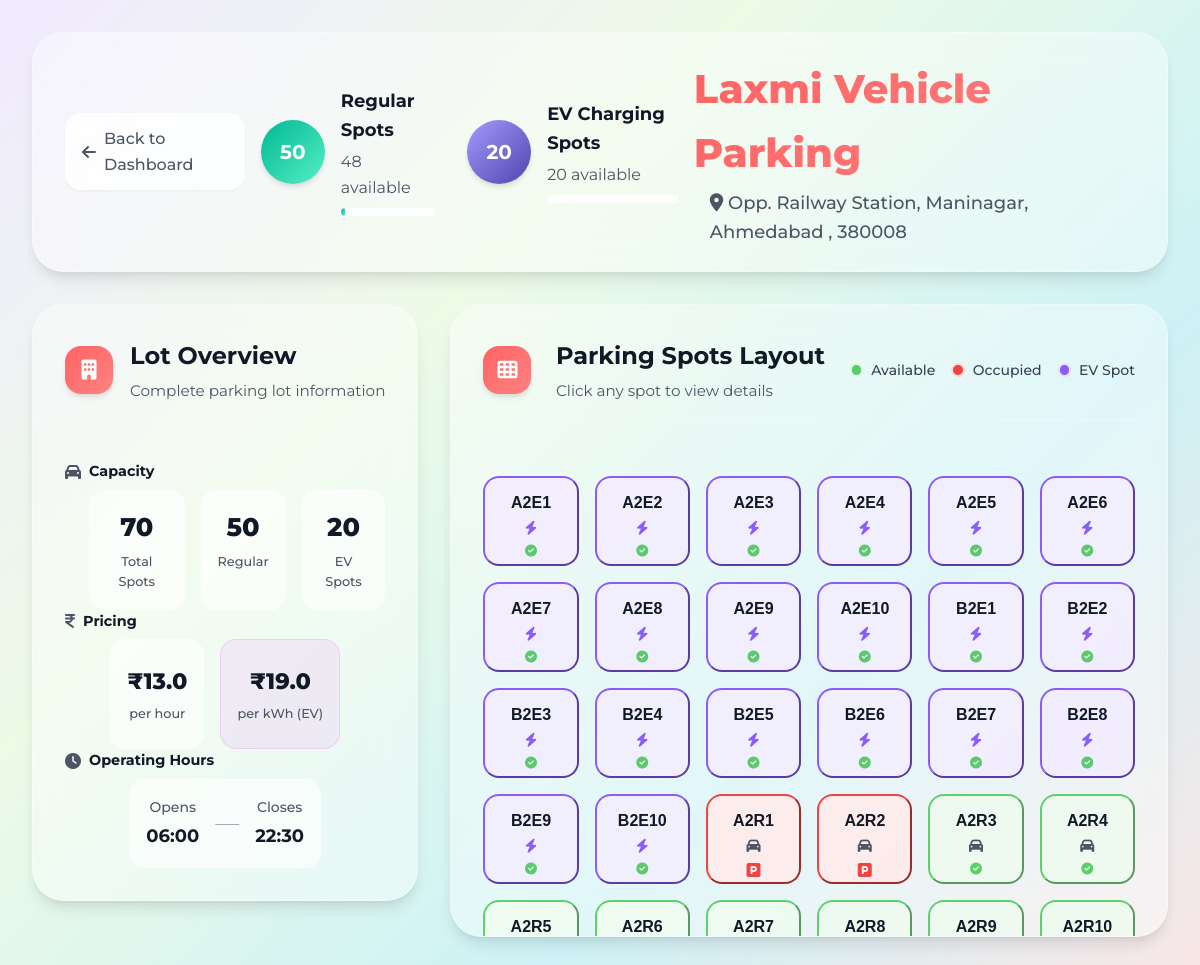
The app's page /view_details?lot_id=2 (signed in), older data.
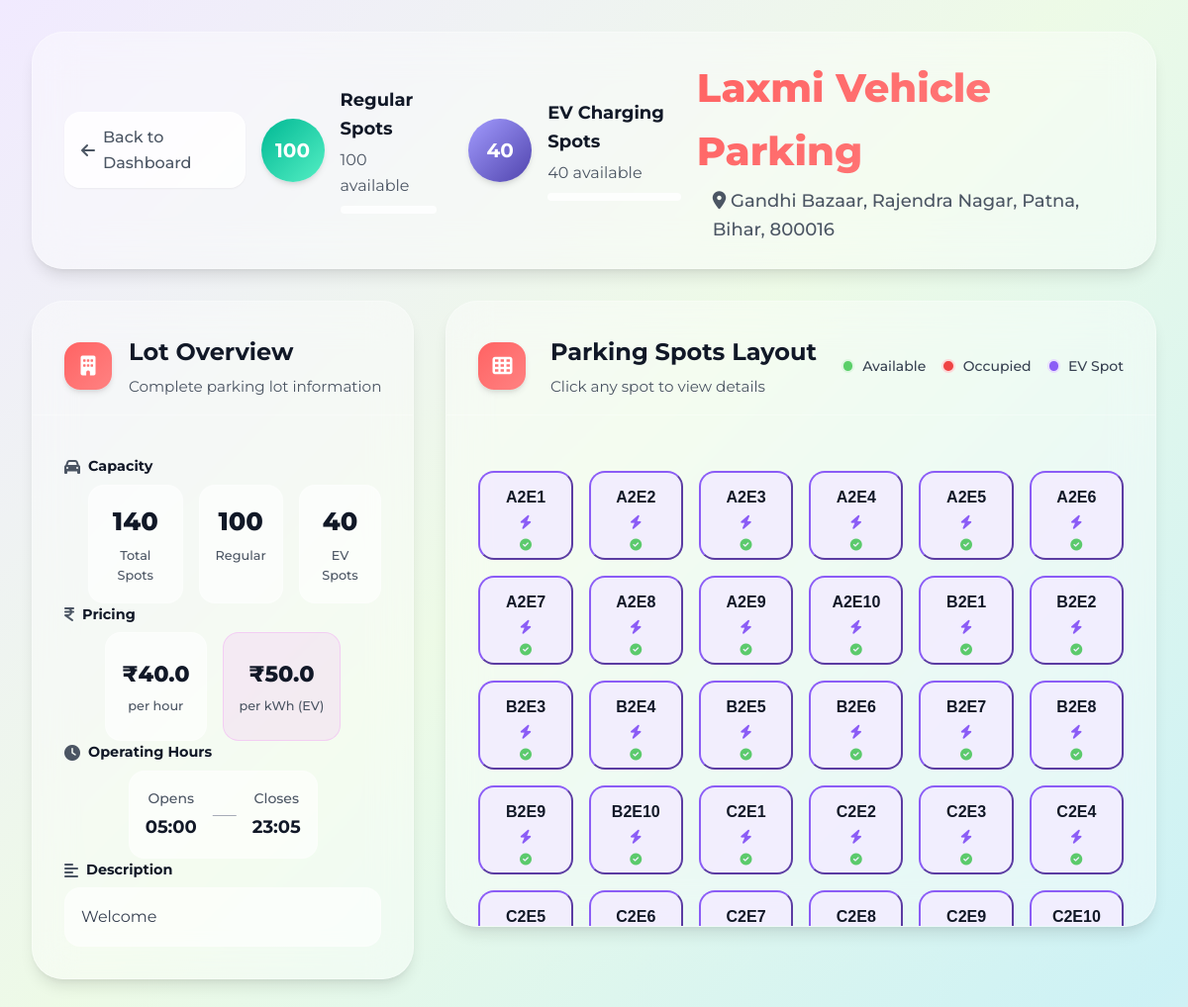
The same page, newer data.
### models/parking_lot.py (models this page shows, shortened)
class ParkingLot(db.Model):
    __tablename__ = 'parking_lots'
    id = db.Column(db.Integer, primary_key=True)
    name= db.Column(db.String(80), unique=True, nullable=False)
    address = db.Column(db.String(200), nullable=False)
    pincode = db.Column(db.String(10), nullable=False)
    hourly_rate = db.Column(db.Float, nullable=False)
    total_spots = db.Column(db.Integer, nullable=False)
    occupied_regular_spots = db.Column(db.Integer, default=0)
    occupied_ev_spots = db.Column(db.Integer, default=0)
    ev_spots = db.Column(db.Integer, default=0)
    ev_charging_rate = db.Column(db.Float, nullable=True)
    opening_time = db.Column(db.String(10), nullable=True)
    closing_time = db.Column(db.String(10), nullable=True)
    is_24_hours = db.Column(db.Boolean, default=False)
    description = db.Column(db.String(200), nullable=True)

### models/parking_spot.py (models this page shows, shortened)
class ParkingSpot(db.Model):
    __tablename__ = 'parking_spots'
    id=db.Column(db.Integer, primary_key=True)
    lot_id=db.Column(db.Integer, db.ForeignKey('parking_lots.id'), nullable=False)
    spot_number=db.Column(db.String(50), nullable=False)
    is_ev_spot=db.Column(db.Boolean, default=False)
    status=db.Column(db.String(50), default='available')

### routes/parking.py (the view)
@parking_bp.route('/view_details',methods=['POST','GET'])
@login_required
@admin_required
def view_details():
    lot_id=request.args.get('lot_id')
    spot_id=request.args.get('spot_id')
    spot=ParkingSpot.query.get(spot_id)
    booking=Booking.query.filter_by(spot_id=spot_id).first()
    end_time=None
    user=None
    vehicle=None
    if booking:
        user=User.query.get(booking.user_id)
        vehicle=Vehicle.query.get(booking.vehicle_id)
        end_time=booking.start_time + timedelta(hours=booking.duration)
    if request.method=='POST':
        lot_id=request.form.get('lot_id')
    lot=ParkingLot.query.get(lot_id)
    spots=ParkingSpot.query.filter_by(lot_id=lot_id)
    return render_template('parking_lot_details.html',lot=lot,spots=spots,spot=spot,user=user,vehicle=vehicle,end_time=end_time,booking=booking)

### Templates/parking_lot_details.html (shortened to what the changed rows need)
{%extends "base.html" %}
{%block style%}
<link rel="stylesheet" href="{{url_for('static',filename='css/parking_lot_details.css')}}">
<link rel="stylesheet" href="{{url_for('static',filename='css/modal.css')}}">
{%endblock%}
{% block content %}
    <div class="page-container" data-has-spot="{{ 'true' if spot else 'false'}}" data-is-booked="{{'true' if booking else 'false'}}">
        <div class="header-div bg">
            <div class="status-item">
                <div class="status-circle regular">
                    <div class="circle-content">
                        <span class="total-count">{{lot.total_spots}}</span>
                    </div>
                </div>
                <div class="status-info">
                    <h4>Regular Spots</h4>
                    <p>{{lot.total_spots - lot.occupied_regular_spots}} available</p>
                    <div class="occupancy-bar">
                        <div class="occupancy-fill" style="width: {{(lot.occupied_regular_spots / lot.total_spots * 100) if lot.total_spots > 0 else 0}}%"></div>
                    </div>
                </div>
            </div>
            {% if lot.ev_spots > 0 %}
                <div class="status-item">
                    <div class="status-circle ev">
                        <div class="circle-content">
                            <span class="total-count">{{lot.ev_spots}}</span>
                        </div>
                    </div>
                    <div class="status-info">
                        <h4>EV Charging Spots</h4>
                        <p>{{lot.ev_spots - lot.occupied_ev_spots}} available</p>
                        <div class="occupancy-bar">
                        </div>
                    </div>
                </div>
            {% endif %}
            <div class="page-title">
                <h1>{{lot.name}}</h1>
                <p class="page-p">
                    <i class="fas fa-map-marker-alt"></i>
                    {{lot.address}}, {{lot.pincode if lot.pincode else 'Not specified'}}
                </p>
            </div>
        </div>
        <div class="lot-info">
            <div class="lot-info-left-container">
                <div class="card-info bg ">
                    <div class="card-header">
                        <div class="header-text">
                            <h2>Lot Overview</h2>
                        </div>
                    </div>
                    <div class="card-content">
                        <div class="info-section">
                            <div class="capacity-stats">
                                <div class="capacity-item">
                                    <div class="capacity-number">{{lot.total_spots + lot.ev_spots}}</div>
                                    <div class="capacity-label">Total Spots</div>
                                </div>
                                <div class="capacity-item">
                                    <div class="capacity-number">{{lot.total_spots}}</div>
                                    <div class="capacity-label">Regular</div>
                                </div>
                                <div class="capacity-item">
                                    <div class="capacity-number">{{lot.ev_spots}}</div>
                                    <div class="capacity-label">EV Spots</div>
                                </div>
                            </div>
                        </div>
                        <div class="info-section">
                            <div class="pricing-stats">
                                <div class="pricing-item">
                                    <div class="price-amount">₹{{lot.hourly_rate}}</div>
                                    <div class="price-label">per hour</div>
                                </div>
                                {% if lot.ev_spots > 0 %}
                                <div class="pricing-item ev-pricing">
                                    <div class="price-amount">₹{{lot.ev_charging_rate}}</div>
                                    <div class="price-label">per kWh (EV)</div>
                                </div>
                                {% endif %}
                            </div>
                        </div>
                        <div class="info-section">
                            <div class="hours-display">
                                {% if lot.is_24_hours %}
                                <div class=" open-24">
                                    <i class="fas fa-clock"></i>
                                    <span>Open 24/7</span>
                                </div>
                                {% else %}
                                <div class="hours-range">
                                    <div class="time-block">
                                        <span class="time-label">Opens</span>
                                        <span class="time-value">{{lot.opening_time}}</span>
                                    </div>
                                    <div class="time-separator">—</div>
                                    <div class="time-block">
                                        <span class="time-label">Closes</span>
                                        <span class="time-value">{{lot.closing_time}}</span>
                                    </div>
                                </div>
                                {% endif %}
                            </div>
                        </div>
                        {% if lot.description %}
                        <div class="info-section">
                            <h3><i class="fas fa-align-left"></i> Description</h3>
                            <p class="description-text">{{lot.description}}</p>
                        </div>
                        {% endif %}
                    </div>
                </div>
            </div>
            <div class="lot-info-right-container">
                <div class="spots-card bg">
                    <div class="card-header">
                        <div class="header-text">
                            <h2>Parking Spots Layout</h2>
                        </div>
                    </div>
                    <div class="card-content">
                        <div class="spot">
                            {% for spot in spots %}
                            <form action="{{url_for('parking.spot_details')}}" method="POST" class="spot-form">
                                <button type="submit" class="spot-box
                                    {% if spot.status == 'occupied' %}occupied{% else %}available{% endif %}
                                    {% if spot.is_ev_spot %}ev{% endif %}">
                                    <div class="spot-number">{{spot.spot_number}}</div>
                                    <div class="spot-type">
                                        {% if spot.is_ev_spot %}
                                            <i class="fas fa-bolt"></i>
                                        {% else %}
                                            <i class="fas fa-car"></i>
                                        {% endif %}
                                    </div>
                                    <div class="spot-status">
                                        {% if spot.status == 'occupied' %}
                                           <i class="fa-solid fa-square-parking"></i>
                                        {% else %}
                                            <i class="fas fa-check-circle"></i>
                                        {% endif %}
                                    </div>
                                </button>
                            </form>
                            {% endfor %}
                        </div>
                    </div>
                </div>
            </div>
        </div>
    </div>
{%endblock %}

Row changes from the older to the newer data that the page shows:
no longer on this page (row edited): ParkingSpot: spot_number "A2R1", is_ev_spot False (drawn), status "occupied" (drawn)
no longer on this page (row edited): ParkingSpot: spot_number "A2R2", is_ev_spot False (drawn), status "occupied" (drawn)
no longer on this page (row edited): ParkingSpot: spot_number "A2R3", is_ev_spot False (drawn), status "available" (drawn)
no longer on this page (row edited): ParkingSpot: spot_number "A2R4", is_ev_spot False (drawn), status "available" (drawn)
no longer on this page (row edited): ParkingSpot: spot_number "A2R5"
no longer on this page (row edited): ParkingSpot: spot_number "A2R6"
no longer on this page (row edited): ParkingSpot: spot_number "A2R7"
no longer on this page (row edited): ParkingSpot: spot_number "A2R8"
no longer on this page (row edited): ParkingSpot: spot_number "A2R9"
no longer on this page (row edited): ParkingSpot: spot_number "A2R10"
changed ParkingLot "Laxmi Vehicle Parking": total_spots "50" → "100"; lot.total_spots-lot.occupied_regular_spots "48" → "100"; ev_spots "20" → "40"; lot.ev_spots-lot.occupied_ev_spots "20" → "40"; address "Opp. Railway Station, Maninagar, Ahmedabad" → "Gandhi Bazaar, Rajendra Nagar, Patna, Bihar"; pincode "380008" → "800016"; lot.total_spots+lot.ev_spots "70" → "140"; hourly_rate "13.0" → "40.0"; ev_charging_rate "19.0" → "50.0"; opening_time "06:00" → "05:00"; closing_time "22:30" → "23:05"; description (not shown) → "Welcome"
now on this page (row edited): ParkingSpot: spot_number "C2E1", is_ev_spot True (drawn), status "available" (drawn)
now on this page (row edited): ParkingSpot: spot_number "C2E2", is_ev_spot True (drawn), status "available" (drawn)
now on this page (row edited): ParkingSpot: spot_number "C2E3", is_ev_spot True (drawn), status "available" (drawn)
now on this page (row edited): ParkingSpot: spot_number "C2E4", is_ev_spot True (drawn), status "available" (drawn)
now on this page (row edited): ParkingSpot: spot_number "C2E5"
now on this page (row edited): ParkingSpot: spot_number "C2E6"
now on this page (row edited): ParkingSpot: spot_number "C2E7"
now on this page (row edited): ParkingSpot: spot_number "C2E8"
now on this page (row edited): ParkingSpot: spot_number "C2E9"
now on this page (row edited): ParkingSpot: spot_number "C2E10"
Text that changed along with them:
text now shown: "Description"
